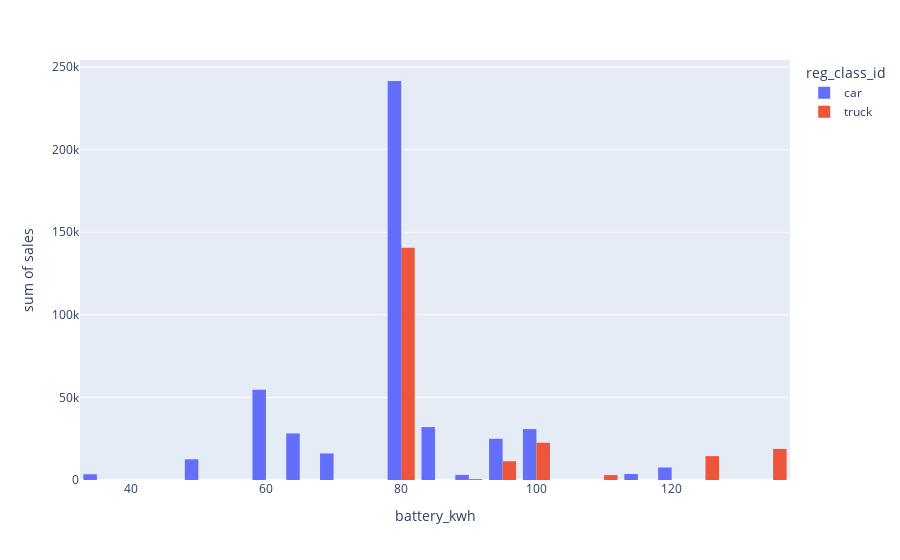

Here is the notebook cell this chart was saved with:
### Code cell
bev_sales = bev_phev_sales[bev_phev_sales['powertrain_type'] == 'BEV']
fig = px.histogram(bev_sales, x='battery_kwh', y='sales', color='reg_class_id', barmode='group', nbins=50)
fig.show()

### Figure 1 — Plotly figure (JSON) as saved in the notebook; plotly's stock layout.template omitted (floating-point values rounded to 4 significant figures)
{"data": [{"alignmentgroup": "True", "bingroup": "x", "histfunc": "sum", "hovertemplate": "reg_class_id=car<br>battery_kwh=%{x}<br>sum of sales=%{y}<extra></extra>", "legendgroup": "car", "marker": {"color": "#636efa", "pattern": {"shape": ""}}, "name": "car", "nbinsx": 50, "offsetgroup": "car", "orientation": "v", "showlegend": true, "type": "histogram", "x": [91.33, 86.02, 113.0, 80.2, 120.0, 100.0, 79.85, 120.0, 69.7, 80.5, 100.0, 93.63, 85.24, 80.81, 80.5, 93.4, 78.0, 35.5, 51.86, 78.0, 60.0, 78.0, 67.5, 82.0, 82.5, 65.0, 65.0, 67.5, 65.0, 80.58, 83.9, 32.6, 83.9], "xaxis": "x", "y": [3087.0, 3654.0, 3616.0, 10810.0, 3074.0, 26130.0, 8051.0, 4518.0, 1553.0, 70640.0, 4689.0, 21320.0, 11210.0, 1130.0, 124000.0, 3609.0, 6993.0, 505.0, 12530.0, 518.0, 54710.0, 6065.0, 3502.0, 6958.0, 13390.0, 8412.0, 19660.0, 11020.0, 128.0, 6436.0, 821.0, 2980.0, 2957.0], "yaxis": "y"}, {"alignmentgroup": "True", "bingroup": "x", "histfunc": "sum", "hovertemplate": "reg_class_id=truck<br>battery_kwh=%{x}<br>sum of sales=%{y}<extra></extra>", "legendgroup": "truck", "marker": {"color": "#EF553B", "pattern": {"shape": ""}}, "name": "truck", "nbinsx": 50, "offsetgroup": "truck", "orientation": "v", "showlegend": true, "type": "histogram", "x": [95.0, 80.5, 111.5, 100.0, 90.0, 135.0, 135.0, 127.1, 82.0, 82.0], "xaxis": "x", "y": [11370.0, 130300.0, 2984.0, 22560.0, 538.0, 2813.0, 16020.0, 14450.0, 7407.0, 2881.0], "yaxis": "y"}], "layout": {"barmode": "group", "legend": {"title": {"text": "reg_class_id"}, "tracegroupgap": 0}, "margin": {"t": 60}, "xaxis": {"anchor": "y", "domain": [0, 1], "title": {"text": "battery_kwh"}}, "yaxis": {"anchor": "x", "domain": [0, 1], "title": {"text": "sum of sales"}}}}
